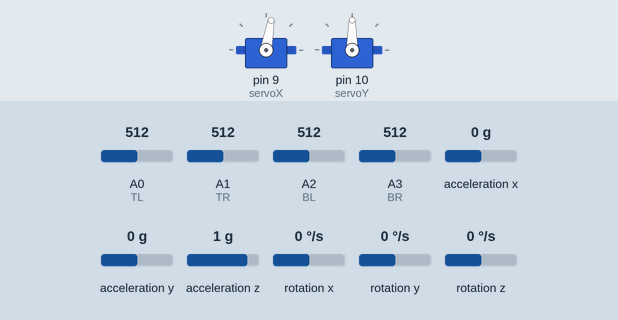
Simulated run of this sketch. Board: Arduino Uno, built with avr-gcc and run on an emulated ATmega328P. Parts: 2 × servo. The test bench sets the inputs (shaded band); at power-on: A0 (TL) = 512, A2 (BL) = 512, A1 (TR) = 512, A3 (BR) = 512, acceleration x 0 g, acceleration y 0 g, acceleration z 1 g, rotation x 0 °/s, rotation y 0 °/s, rotation z 0 °/s.

Above: at 2.7 s.
2.8 s: A0 (TL) set to 539
4.3 s: A0 (TL) set to 570
At 4.94 s:
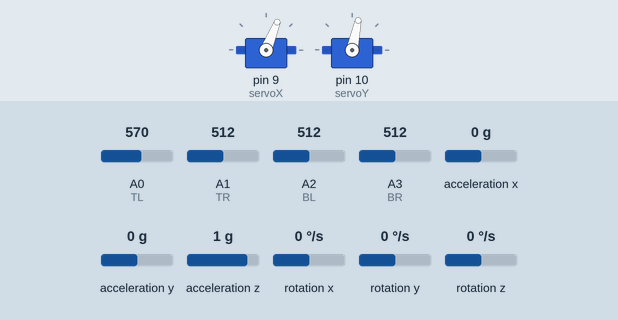
7.3 s: A2 (BL) set to 595
10.3 s: A2 (BL) set to 622
At 10.5 s:
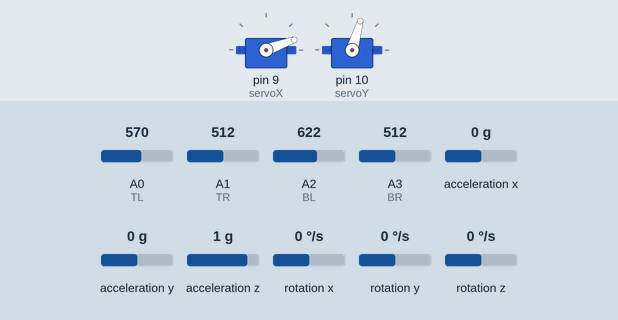
13.3 s: A1 (TR) set to 540
At 13.3 s:
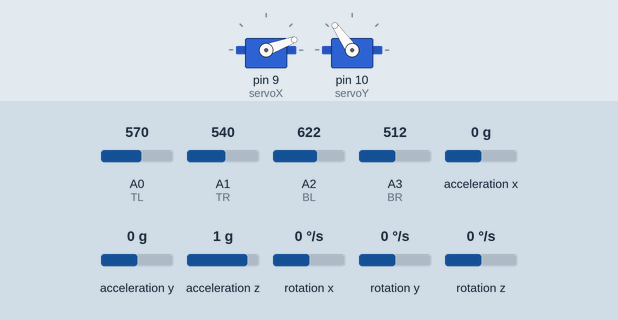
14.8 s: A3 (BR) set to 716
At 15.62 s:
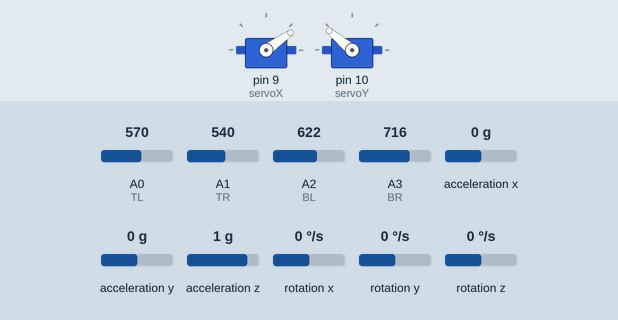
Timing chart, 0 to 20.7 s (numbered marks = the images above; inputs shaded):
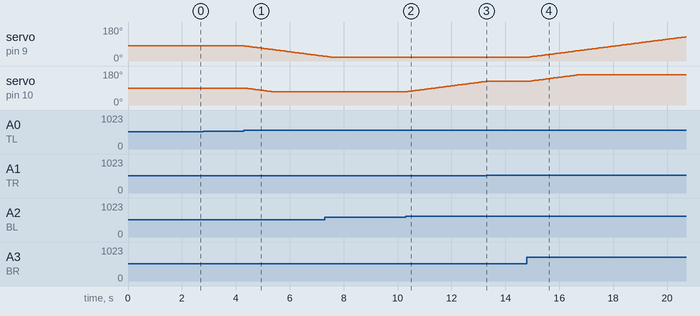

Measured:
- the behaviour switches between 553 and 554 on A0 (TL) (found by bisection; images 0 and 1)
- the behaviour switches between 611 and 612 on A2 (BL) (found by bisection; images 1 and 2)
- the behaviour switches between 523 and 524 on A1 (TR) (found by bisection; images 2 and 3)
- after the input at 2.8 s, every drawn part: stays the same
- after the input at 4.3 s, servo on pin 9 (servoX): moves from 80° to 25° over 2.9 s, starting at once; servo on pin 10 (servoY): moves from 90° to 70° over 1.0 s, starting at once
- after the input at 10.3 s, servo on pin 10 (servoY): moves from 70° to 125° over 2.9 s, starting at once
- after the input at 13.3 s, servo on pin 10 (servoY): stays 125° (without the input it goes to 126° after 0.03 s)
- after the input at 14.8 s, servo on pin 9 (servoX): moves from 20° to 128° over 5.8 s, starting after 0.06 s; servo on pin 10 (servoY): moves from 125° to 160° over 1.8 s, starting after 0.06 s

The sketch:

solar_tracking_system.ino
```cpp
#include <Servo.h>
#include <Wire.h>
#include <MPU6050.h>

// ---------------- Servo Setup ----------------
Servo servoX;     // East-West rotation
Servo servoY;     // Up-Down rotation

int posX = 80;    // Default EAST tilt
int posY = 90;    // Neutral vertical position

// --------------- LDR Pins ---------------------
int TL = A0;  // Top Left
int TR = A1;  // Top Right
int BL = A2;  // Bottom Left
int BR = A3;  // Bottom Right

// --------------- Solar Tracking Settings ---------------
int sensitivity = 20;
int stepSize = 1;
int sunlightThreshold = 150;     // below this = night time
unsigned long lastAdjustTime = 0;
unsigned long adjustInterval = 3600000; // 1 hour (in ms)

// --------------- MPU6050 --------------------
MPU6050 mpu;
int16_t ax, ay, az, gx, gy, gz;

// If panel moved accidentally → auto correct back
int stabThreshold = 2000;

void setup() {
  servoX.attach(9);
  servoY.attach(10);

  servoX.write(posX);
  servoY.write(posY);

  Wire.begin();
  mpu.initialize();

  delay(1500);
}

void loop() {

  // =======================================================
  // 1. READ LDR VALUES
  // =======================================================
  int vTL = analogRead(TL);
  int vTR = analogRead(TR);
  int vBL = analogRead(BL);
  int vBR = analogRead(BR);

  int avgLight = (vTL + vTR + vBL + vBR) / 4;

  // =======================================================
  // 2. NIGHT MODE → Go to default EAST position
  // =======================================================
  if (avgLight < sunlightThreshold) {
    posX = 80;     // EAST slightly
    posY = 90;     // middle
    servoX.write(posX);
    servoY.write(posY);
    delay(500);
    return;        // stop tracking in night
  }

  // =======================================================
  // 3. LOW LIGHT (CLOUDY / RAINY) → Adjust once per hour
  // =======================================================
  if (avgLight < 300) {
    if (millis() - lastAdjustTime < adjustInterval) {
      return; // wait 1 hour before adjusting again
    }
    lastAdjustTime = millis();
  }

  // =======================================================
  // 4. SOLAR TRACKING (LDR)
  // =======================================================
  int topAvg = (vTL + vTR) / 2;
  int bottomAvg = (vBL + vBR) / 2;
  int leftAvg = (vTL + vBL) / 2;
  int rightAvg = (vTR + vBR) / 2;

  int verticalError = topAvg - bottomAvg;
  int horizontalError = leftAvg - rightAvg;

  if (abs(verticalError) > sensitivity) {
    if (verticalError < 0) posY += stepSize;
    else posY -= stepSize;
  }

  if (abs(horizontalError) > sensitivity) {
    if (horizontalError < 0) posX += stepSize;
    else posX -= stepSize;
  }

  // LIMITS
  posX = constrain(posX, 20, 160);
  posY = constrain(posY, 70, 160);

  servoX.write(posX);
  servoY.write(posY);

  // =======================================================
  // 5. MPU6050 STABILITY CHECK
  // =======================================================
  mpu.getMotion6(&ax, &ay, &az, &gx, &gy, &gz);

  // if panel gets pushed / shaken → return to last stable position
  if (abs(gx) > stabThreshold || abs(gy) > stabThreshold) {
    servoX.write(posX);
    servoY.write(posY);
  }

  delay(50);
}
```
